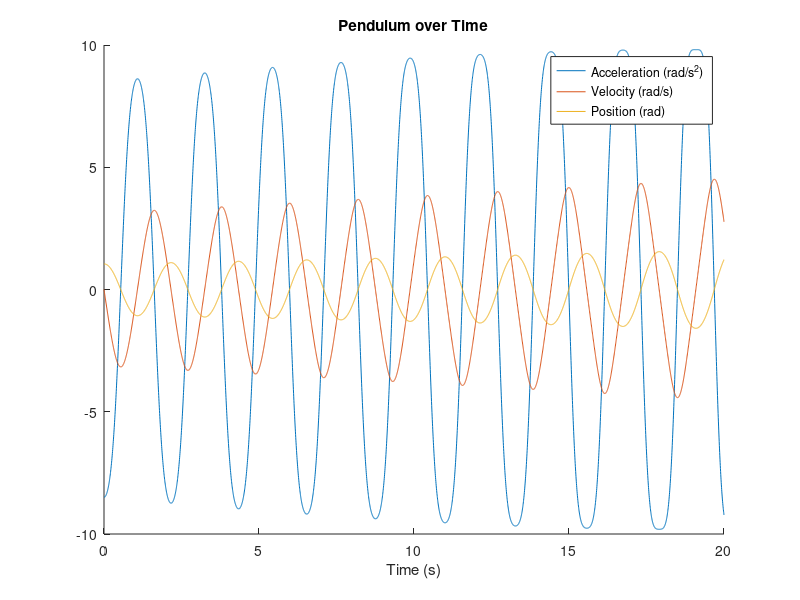
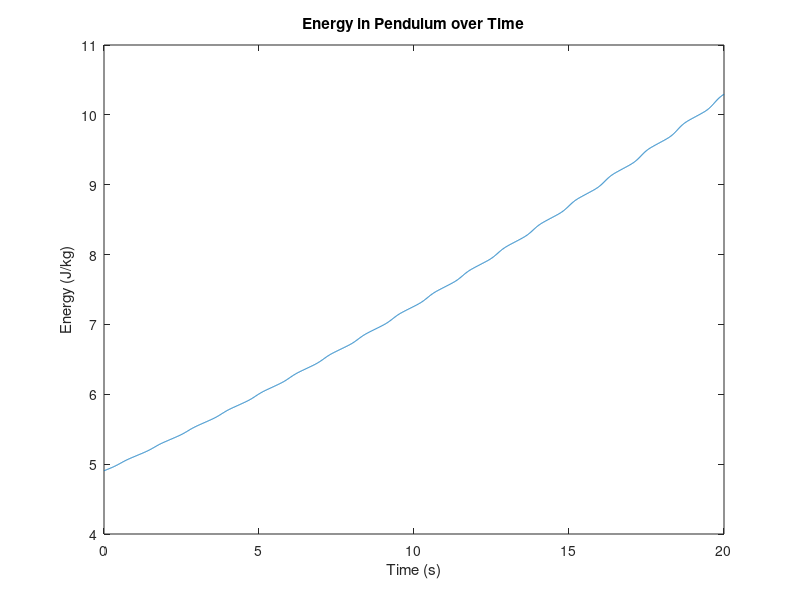

Here is the MATLAB script that generated these plots, in order:
clear all;
clc;
close all;

% Input "explicit" or "semi-implicit" Calculation Method
Method = 'explicit';


% Define the time-stepping parameters
dt = 0.005;
tFinal = 20;
tSteps = ceil(tFinal/dt)+1;
time = linspace(0, tFinal, tSteps);

% Initialize vector space
theta = zeros (1, tSteps);
vel = zeros(1, tSteps);
acc = zeros(1, tSteps);
EnergyM = zeros(1, tSteps);

% Define Pendulum Parameters
g = 9.81;
L = 1;
theta(1) = pi/3;
vel(1) = 0;
acc(1) = -(g/L)*sin(theta(1));

% Computes via explicit or semi
switch Method
    case 'explicit'
        for k = 1:tSteps-1
            vel(k+1) = vel(k) + dt*(acc(k));
            theta(k+1) = theta(k) + dt*(vel(k));
            acc(k+1) = -(g/L)*sin(theta(k+1));
        end
        
    case 'semi-implicit'
        for k = 1:tSteps-1
            vel(k+1) = vel(k) + dt*(acc(k));
            theta(k+1) = theta(k) + dt*(vel(k+1));
            acc(k+1) = -(g/L)*sin(theta(k+1));
        end
end

% Compute energy where h = L*(1 - cos(theta))
EnergyM = g*(L*(1 - cos(theta))) + 0.5*(L*vel).^2;


%% Plots
% Kinematics
figure(1)
hold on
plot(time, acc, time, vel, time, theta);
xlabel('Time (s)')
legend('Acceleration (rad/s^2)', 'Velocity (rad/s)', 'Position (rad)') 
title('Pendulum over Time')

% Energy
figure(2)
plot(time, EnergyM);
xlabel('Time (s)')
ylabel('Energy (J/kg)')
title('Energy in Pendulum over Time')
